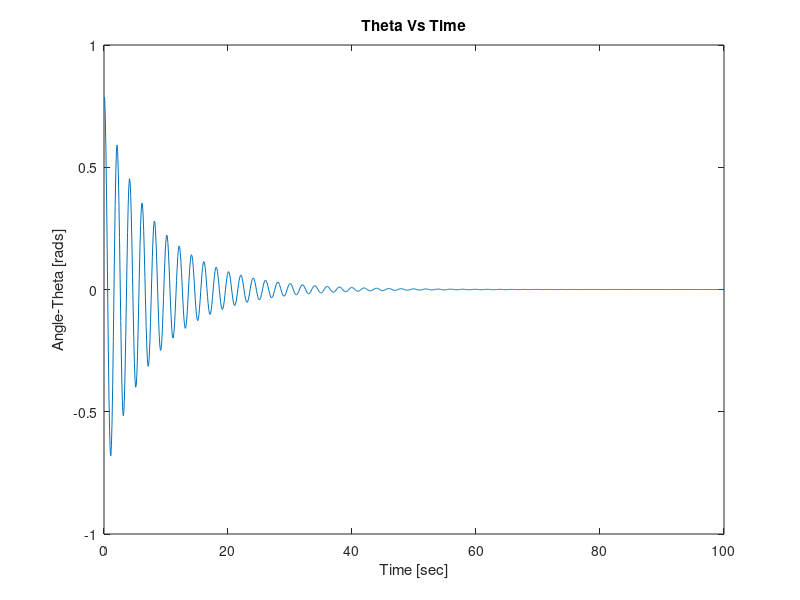
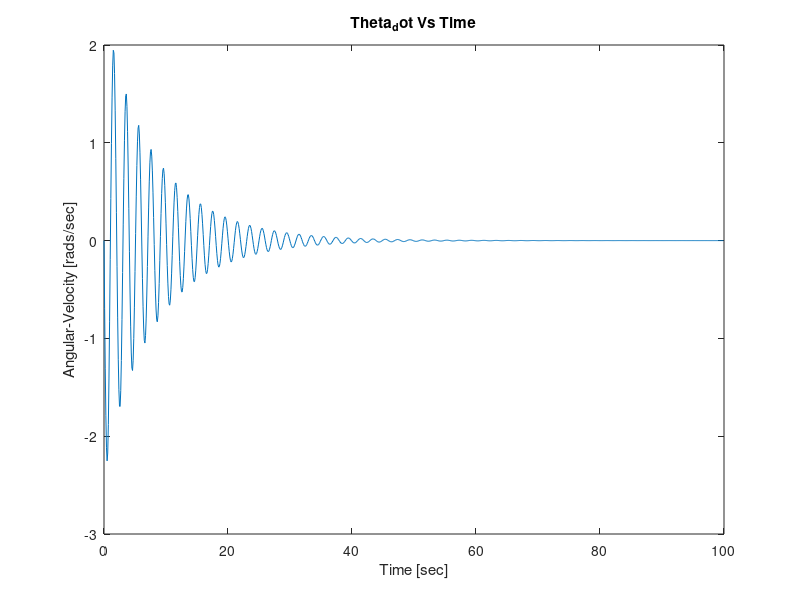

Write the MATLAB code that produced these figures, in order. (Note: this script raises an error after producing the figures.)


%% Pendulum Equations
g = -9.81; 
L = 1; 
b = 1.2;
dt = .1;
t_tot = 100; 
sim_len = t_tot/dt;

t = [0:dt:(t_tot-.1)];

% % Define Initial Conditions 
% x1_0 = pi/4 ; 
% x2_0 = 0; 




x1 = zeros(1,sim_len); 
x2 = zeros(1,sim_len); 



%% Euler Discretization for Pendulum 

% Define Initial Conditions 
x1_0 = pi/4 ; 
x2_0 = 0;

% Store Initial Condition in State Vectors
x1(1) = x1_0; 
x2(1) = x2_0; 

for k=2:sim_len
    
    % State Dynamics
    x1_dot = x2(k-1);
    x2_dot = (g/L)*sin(x1(k-1)) - b*x1_dot;  
        
    % Propagate State Update through Discretized Model 
    x1(k) = x1(k-1) + x1_dot*dt; 
    x2(k) = x2(k-1) + x2_dot*dt;
end 


figure(1);
plot(t, x1);
xlabel('Time [sec]');
ylabel('Angle-Theta [rads]');
title('Theta Vs Time');

figure(2);
plot(t, x2);
xlabel('Time [sec]');
ylabel('Angular-Velocity [rads/sec]');
title('Theta_dot Vs Time');

%% Animation 


% Define Initial Conditions 
x1_0 = pi/4 ; 
x2_0 = 0;

% Store Initial Condition in State Vectors
x1(1) = x1_0; 
x2(1) = x2_0; 


v = VideoWriter('pendulum.avi'); 
v.FrameRate = 30;
open(v); 

for k=2:sim_len
%     
%     % State Dynamics
%     x1_dot = x2(k-1);
%     x2_dot = (g/L)*sin(x1(k-1));  
%         
%     % Propagate State Update through Discretized Model 
%     x1(k) = x1(k-1) + x1_dot*dt; 
%     x2(k) = x2(k-1) + x2_dot*dt;
    
    %Plot for Video 
    hold  on
    fill([-1-0.2*1 1+0.2*1 1+0.2*1 -1-0.2*1], [-1-0.2*1 -1-0.2*1 1+0.2*1 1+0.2*1], 'w'); % Clears Background
    plot([0 sin(x1(k-1))],[0 -cos(x1(k-1))], 'b', 'LineWidth', 3); % Plots Rod
%     plot(,'Marker','o', 'MarkerSize', 20, 'MarkerFaceColor', 'r', 'MarkerEdgeColor', 'r'); % Plots Bob 
    
    xlim([-1-0.2*1 1+0.2*1]); 
    ylim([-1-0.2*1 1+0.2*1]);
    title('Simple Pendulum');
    frame=getframe(gcf); 
    writeVideo(v, frame);
    
end 


close(v); 




%% Runge-Kutta 4 Discretization for Pendulum 

% Define Initial Conditions 
x1_0 = pi/4 ; 
x2_0 = 0;

% Store Initial Condition in State Vectors
x1(1) = x1_0; 
x2(1) = x2_0; 

% Create Lambda Functions of State Dynamics

x1_dot = @(x2) x2 ; 
x2_dot = @(x1, x2) (g/L)*sin(x1) - b*x2 ; 

x_dot = @(x1, x2) [x1_dot(x2) ; x2_dot(x1, x2)] ;


% Define Weight Matrix for K1, K2, K3, & K4
K = zeros(2, 4); 

for k=2:sim_len
    % Define the TimeStep
    h = dt; 
    
    n = k-1;
    
    
    K(:,1) = x_dot(x1(n), x2(n)); 
    K(:,2) = x_dot(x1(n), x2(n)); 
    K(:,3) = x_dot(x1(n), x2(n)); 
    K(:,4) = x_dot(x1(n), x2(n)); 

    
    
%     %RK4 Parameter Weights
%     K(:,1)= [x1_dot(x1(n)); x2_dot(x1(n), x2(n))]; 
%     K(:,2)= [x1_dot(x1(n)+ h*(.5).*K(1,1) ); x2_dot(x1(n)+ h*(.5).*K(2,1), x2(n)+ h*(.5).*K(2,1))]; 
%     K(:,3)= [x1_dot(x1(n)+ h*(.5).*K(1,2)); x2_dot(x1(n)+ h*(.5).*K(2,2), x2(n)+ h*(.5).*K(2,2))]; 
%     K(:,4)= [x1_dot(x1(n)+ h*K(1,3)); x2_dot(x1(n)+h*K(2,3), x2(n)+h*K(2,3))]; 
% 
%   
%     % Propagate State Update through Discretized Model 
%     x1(k) = x1(k-1) + h*(1/6)*(K(1,1) + 2*K(1,2) +2*K(1,3) +K(1,4)); 
%     x2(k) = x2(k-1) + h*(1/6)*(K(2,1) + 2*K(2,2) +2*K(2,3) +K(2,4)); 
end 


figure(1);
plot(t, x1);
xlabel('Time [sec]');
ylabel('Angle-Theta [rads]');
title('Theta Vs Time');

figure(2);
plot(t, x2);
xlabel('Time [sec]');
ylabel('Angular-Velocity [rads/sec]');
title('Theta_dot Vs Time');


